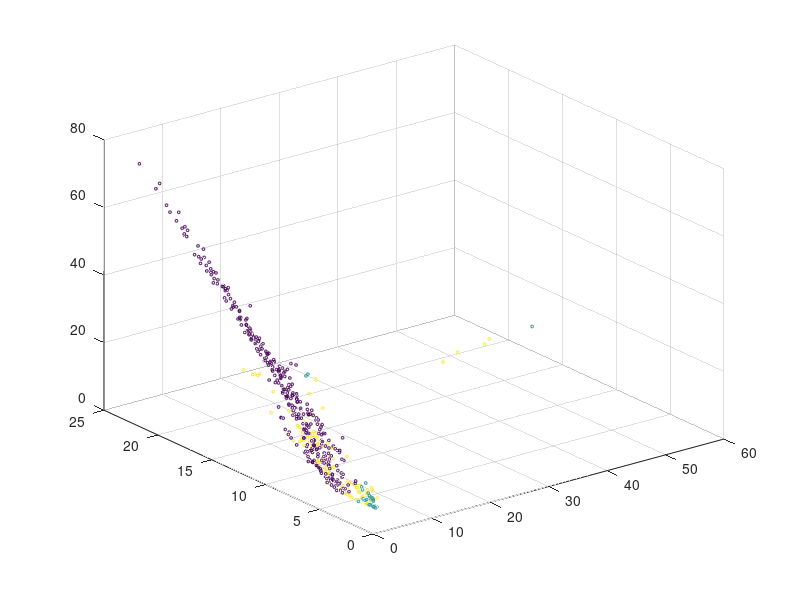

Reproduce this figure in MATLAB.
% res = kmeans(num(:,23),3);
% 
% 
% %disp('kmeans')
% 
% score = 0;
% for m = 1:x
%    if res(m) == num(m,23)
%       score = score+1; 
%    end
% end
% 
% acc = score/x
tic
clear
load('heartdata75.mat');
[x,y] = size(data_train);

%% Get cluster locations and SDevs for the 3 clusters
cluster_mean = zeros(3,y);
cluster_sd = zeros(3,y);

for m = 1:y
    cluster_mean(1,m) = mean(num(i1train,m));
    cluster_mean(2,m) = mean(num(i2train,m));
    cluster_mean(3,m) = mean(num(i3train,m));
    
    cluster_sd(1,m) = std(num(i1train,m));
    cluster_sd(2,m) = std(num(i2train,m));
    cluster_sd(3,m) = std(num(i3train,m));

end

%% Get distance metric for each point
[xt,yt] = size(data_test);
dist_metric = zeros(xt,4);

for n = 1:xt
    
    diff1 = data_test(n,1:21) - cluster_mean(1,:);
    z1 = diff1./cluster_sd(1,:);
    dist_metric(n,1) = norm(z1);
    
    diff2 = data_test(n,1:21) - cluster_mean(2,:);
    z2 = diff2./cluster_sd(2,:);
    z2(6) = 0.0;
    dist_metric(n,2) = norm(z2);
    
    diff3 = data_test(n,1:21) - cluster_mean(3,:);
    z3 = diff3./cluster_sd(3,:);
    dist_metric(n,3) = norm(z3);
    
    minidx = find(dist_metric(n,1:3)== min(dist_metric(n,1:3)));
    dist_metric(n,4) = minidx;
end

%% Plot cloud cluster

 scatter3(dist_metric(:,1),dist_metric(:,2),dist_metric(:,3),4,dist_metric(:,4));



%% Measure accuracy

correct_idx = find(dist_metric(:,4) == data_test(:,23));
size(correct_idx);


